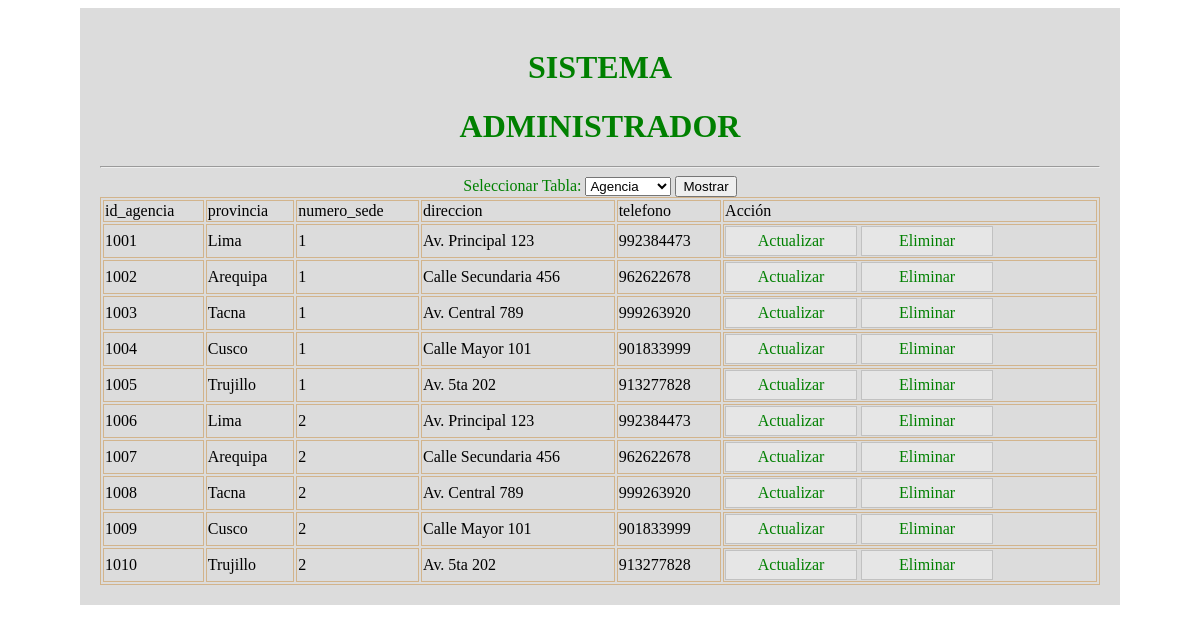
Screenshot of /MVC/vistaadmi.php with the database file from the repository.
### tables this page shows
CREATE TABLE agencia(
	id_agencia INT(8) AUTO_INCREMENT PRIMARY KEY,
	provincia VARCHAR(20) NOT NULL,
    numero_sede VARCHAR(15) NOT NULL,
    direccion VARCHAR(30) NOT NULL,
    telefono CHAR(9) DEFAULT NULL
);

### MVC/vistaadmi.php (the view, shortened to what this page needs)
<?php require_once("vista/layout/header.php")?>
<h1 class="text-center">ADMINISTRADOR</h1>
<hr>
        <form action="" method="get" class="text-center">
            <label for="tabla">Seleccionar Tabla:</label>
            <select name="tabla" id="tabla">
                <option value="agencia">Agencia</option>
            </select>
            <input type="submit" class="btn" value="Mostrar">
        </form>
        <?php
        require_once 'conexion.php';
        $tabla = isset($_GET['tabla']) ? $_GET['tabla'] : 'agencia';
        $query = "SELECT * FROM " . $conn->real_escape_string($tabla);
        $result = $conn->query($query);
        if ($result && $result->num_rows > 0){
        ?>
        <table>
            <tr>
                <?php
                $fields = $result->fetch_fields();
                foreach ($fields as $field):
                ?>
                    <td><?php echo htmlspecialchars($field->name); ?></td>
                <?php endforeach; ?>
                <td>Acción</td>
            </tr>
            <tbody>
                <?php while ($row = $result->fetch_assoc()): ?>
                    <tr>
                        <?php foreach ($fields as $field): ?>
                            <td><?php echo htmlspecialchars($row[$field->name]); ?></td>
                        <?php endforeach; ?>
                        <td>
                            <a class="btn" href='index.php?m=editar&tabla=<?php echo urlencode($tabla); ?>&id=<?php echo urlencode($row[$fields[0]->name]); ?>'>Actualizar</a>
                            <a class="btn" href='index.php?m=eliminar&tabla=<?php echo urlencode($tabla); ?>&id=<?php echo urlencode($row[$fields[0]->name]); ?>'>Eliminar</a>
                        </td>
                    </tr>
                <?php endwhile; ?>
            </tbody>
        </table>
        <?php
        } else {
            echo "<p class='text-center'>No hay registros en la tabla seleccionada.</p>";
        }
        ?>
<?php require_once("vista/layout/footer.php")?>

### MVC/vista/layout/header.php (shortened to what this page needs)
<!DOCTYPE html>
<html lang="es">
<head>
	<link rel="stylesheet" type="text/css" href="vista/css/app.css">
</head>
<body>
	<div class="panel">
	<h1 class="text-center"> SISTEMA	 </h1>

### MVC/vista/layout/footer.php
</div>
</body>
</html>

### MVC/vista/css/app.css (style rules this page uses)
.panel { max-width: 1000px; padding: 20px; background:gainsboro; margin: auto; }
.text-center { text-align: center; color: green; }
table { width: 100%; }
table,tr,td { border:1px solid tan; }
h1 { text-align: center; color: green; }

### rows the page displays
agencia: id_agencia "1001", provincia "Lima", numero_sede "1", direccion "Av. Principal 123", telefono "992384473"
agencia: id_agencia "1002", provincia "Arequipa", numero_sede "1", direccion "Calle Secundaria 456", telefono "962622678"
agencia: id_agencia "1003", provincia "Tacna", numero_sede "1", direccion "Av. Central 789", telefono "999263920"
agencia: id_agencia "1004", provincia "Cusco", numero_sede "1", direccion "Calle Mayor 101", telefono "901833999"
agencia: id_agencia "1005", provincia "Trujillo", numero_sede "1", direccion "Av. 5ta 202", telefono "913277828"
agencia: id_agencia "1006", provincia "Lima", numero_sede "2", direccion "Av. Principal 123", telefono "992384473"
agencia: id_agencia "1007", provincia "Arequipa", numero_sede "2", direccion "Calle Secundaria 456", telefono "962622678"
agencia: id_agencia "1008", provincia "Tacna", numero_sede "2", direccion "Av. Central 789", telefono "999263920"
agencia: id_agencia "1009", provincia "Cusco", numero_sede "2", direccion "Calle Mayor 101", telefono "901833999"
agencia: id_agencia "1010", provincia "Trujillo", numero_sede "2", direccion "Av. 5ta 202", telefono "913277828"

### other values shown
$field->name "id_agencia"
$field->name "provincia"
$field->name "numero_sede"
$field->name "direccion"
$field->name "telefono"
